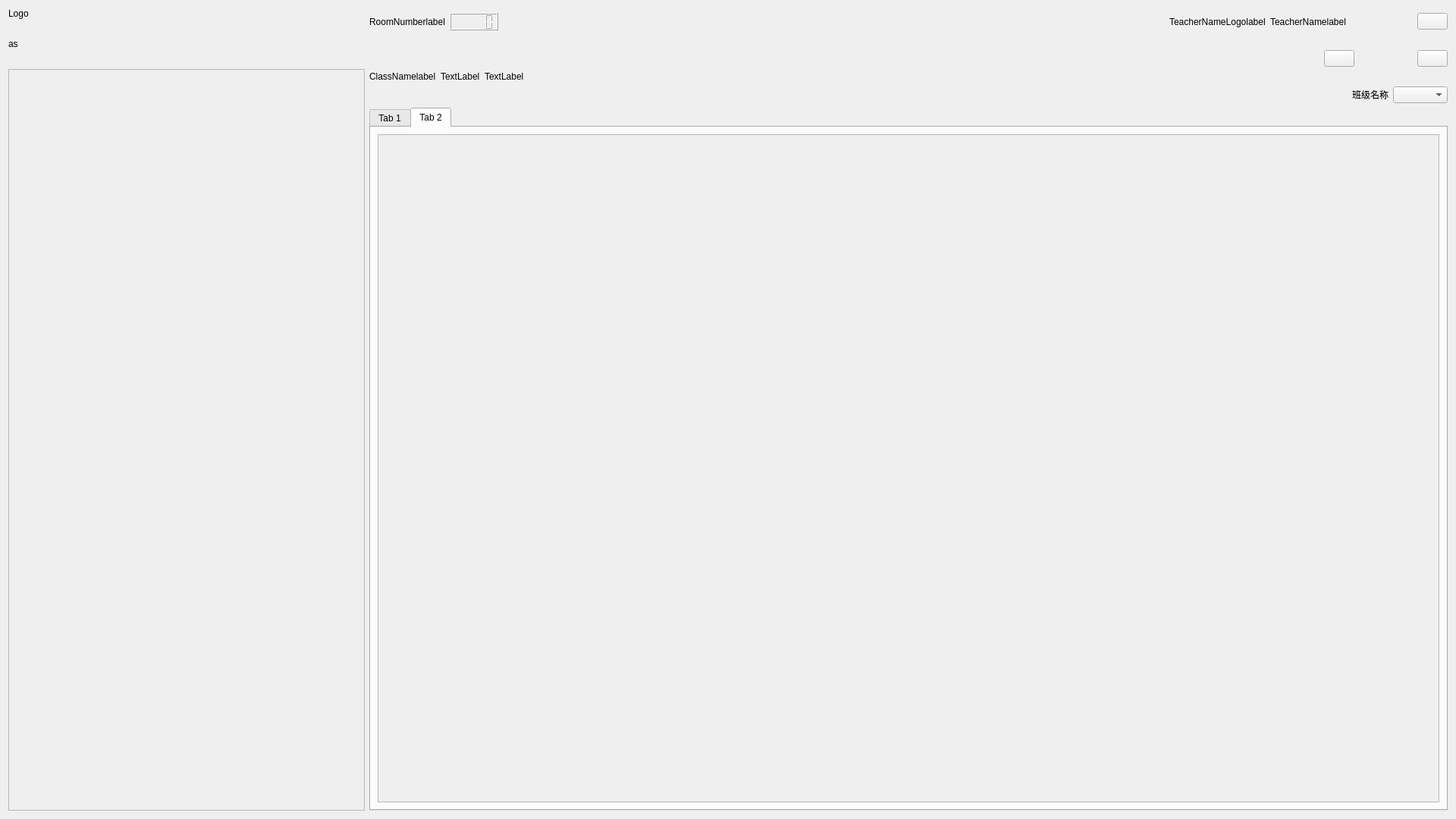
<?xml version="1.0" encoding="UTF-8"?>
<ui version="4.0">
 <class>TeacherForm</class>
 <widget class="QWidget" name="TeacherForm">
  <property name="geometry">
   <rect>
    <x>0</x>
    <y>0</y>
    <width>1920</width>
    <height>1080</height>
   </rect>
  </property>
  <property name="windowTitle">
   <string>Form</string>
  </property>
  <layout class="QGridLayout" name="gridLayout">
   <item row="0" column="0" rowspan="5">
    <layout class="QVBoxLayout" name="verticalLayout">
     <item>
      <widget class="QLabel" name="Logolabel">
       <property name="text">
        <string>Logo</string>
       </property>
      </widget>
     </item>
     <item>
      <spacer name="horizontalSpacer_18">
       <property name="orientation">
        <enum>Qt::Horizontal</enum>
       </property>
       <property name="sizeHint" stdset="0">
        <size>
         <width>40</width>
         <height>20</height>
        </size>
       </property>
      </spacer>
     </item>
     <item>
      <widget class="QLabel" name="TeacherVMStatuslabel">
       <property name="text">
        <string>as</string>
       </property>
      </widget>
     </item>
     <item>
      <spacer name="horizontalSpacer_19">
       <property name="orientation">
        <enum>Qt::Horizontal</enum>
       </property>
       <property name="sizeHint" stdset="0">
        <size>
         <width>40</width>
         <height>20</height>
        </size>
       </property>
      </spacer>
     </item>
     <item>
      <widget class="QScrollArea" name="TeacherscrollArea">
       <property name="lineWidth">
        <number>1</number>
       </property>
       <property name="horizontalScrollBarPolicy">
        <enum>Qt::ScrollBarAsNeeded</enum>
       </property>
       <property name="widgetResizable">
        <bool>true</bool>
       </property>
       <property name="alignment">
        <set>Qt::AlignCenter</set>
       </property>
       <widget class="QWidget" name="Teacher_scrollAreaWidgetContents">
        <property name="geometry">
         <rect>
          <x>0</x>
          <y>0</y>
          <width>467</width>
          <height>966</height>
         </rect>
        </property>
       </widget>
      </widget>
     </item>
    </layout>
   </item>
   <item row="1" column="1" colspan="3">
    <layout class="QHBoxLayout" name="horizontalLayout_2">
     <item>
      <widget class="QLabel" name="RoomNumberlabel">
       <property name="text">
        <string>RoomNumberlabel</string>
       </property>
      </widget>
     </item>
     <item>
      <widget class="QLCDNumber" name="TimelcdNumber"/>
     </item>
     <item>
      <spacer name="horizontalSpacer_22">
       <property name="orientation">
        <enum>Qt::Horizontal</enum>
       </property>
       <property name="sizeHint" stdset="0">
        <size>
         <width>40</width>
         <height>20</height>
        </size>
       </property>
      </spacer>
     </item>
     <item>
      <spacer name="horizontalSpacer_25">
       <property name="orientation">
        <enum>Qt::Horizontal</enum>
       </property>
       <property name="sizeHint" stdset="0">
        <size>
         <width>40</width>
         <height>20</height>
        </size>
       </property>
      </spacer>
     </item>
     <item>
      <spacer name="horizontalSpacer_26">
       <property name="orientation">
        <enum>Qt::Horizontal</enum>
       </property>
       <property name="sizeHint" stdset="0">
        <size>
         <width>40</width>
         <height>20</height>
        </size>
       </property>
      </spacer>
     </item>
     <item>
      <spacer name="horizontalSpacer_30">
       <property name="orientation">
        <enum>Qt::Horizontal</enum>
       </property>
       <property name="sizeHint" stdset="0">
        <size>
         <width>40</width>
         <height>20</height>
        </size>
       </property>
      </spacer>
     </item>
     <item>
      <spacer name="horizontalSpacer_33">
       <property name="orientation">
        <enum>Qt::Horizontal</enum>
       </property>
       <property name="sizeHint" stdset="0">
        <size>
         <width>40</width>
         <height>20</height>
        </size>
       </property>
      </spacer>
     </item>
     <item>
      <spacer name="horizontalSpacer_28">
       <property name="orientation">
        <enum>Qt::Horizontal</enum>
       </property>
       <property name="sizeHint" stdset="0">
        <size>
         <width>40</width>
         <height>20</height>
        </size>
       </property>
      </spacer>
     </item>
     <item>
      <spacer name="horizontalSpacer_31">
       <property name="orientation">
        <enum>Qt::Horizontal</enum>
       </property>
       <property name="sizeHint" stdset="0">
        <size>
         <width>40</width>
         <height>20</height>
        </size>
       </property>
      </spacer>
     </item>
     <item>
      <spacer name="horizontalSpacer_32">
       <property name="orientation">
        <enum>Qt::Horizontal</enum>
       </property>
       <property name="sizeHint" stdset="0">
        <size>
         <width>40</width>
         <height>20</height>
        </size>
       </property>
      </spacer>
     </item>
     <item>
      <spacer name="horizontalSpacer_23">
       <property name="orientation">
        <enum>Qt::Horizontal</enum>
       </property>
       <property name="sizeHint" stdset="0">
        <size>
         <width>40</width>
         <height>20</height>
        </size>
       </property>
      </spacer>
     </item>
     <item>
      <spacer name="horizontalSpacer_3">
       <property name="orientation">
        <enum>Qt::Horizontal</enum>
       </property>
       <property name="sizeHint" stdset="0">
        <size>
         <width>40</width>
         <height>20</height>
        </size>
       </property>
      </spacer>
     </item>
     <item>
      <layout class="QHBoxLayout" name="horizontalLayout">
       <item>
        <widget class="QLabel" name="TeacherNameLogolabel">
         <property name="text">
          <string>TeacherNameLogolabel</string>
         </property>
        </widget>
       </item>
       <item>
        <widget class="QLabel" name="TeacherNamelabel">
         <property name="text">
          <string>TeacherNamelabel</string>
         </property>
        </widget>
       </item>
      </layout>
     </item>
     <item>
      <spacer name="horizontalSpacer_21">
       <property name="orientation">
        <enum>Qt::Horizontal</enum>
       </property>
       <property name="sizeHint" stdset="0">
        <size>
         <width>40</width>
         <height>20</height>
        </size>
       </property>
      </spacer>
     </item>
     <item>
      <widget class="QPushButton" name="BackpushButton">
       <property name="text">
        <string/>
       </property>
      </widget>
     </item>
    </layout>
   </item>
   <item row="2" column="1" colspan="3">
    <spacer name="horizontalSpacer">
     <property name="orientation">
      <enum>Qt::Horizontal</enum>
     </property>
     <property name="sizeHint" stdset="0">
      <size>
       <width>789</width>
       <height>20</height>
      </size>
     </property>
    </spacer>
   </item>
   <item row="3" column="1">
    <layout class="QHBoxLayout" name="horizontalLayout_3">
     <item>
      <widget class="QLabel" name="ClassNamelTitletabel">
       <property name="text">
        <string>ClassNamelabel</string>
       </property>
      </widget>
     </item>
     <item>
      <widget class="QLabel" name="ClassNameLogolabel">
       <property name="text">
        <string>TextLabel</string>
       </property>
      </widget>
     </item>
     <item>
      <widget class="QLabel" name="ClassNamelabel">
       <property name="text">
        <string>TextLabel</string>
       </property>
      </widget>
     </item>
     <item>
      <spacer name="horizontalSpacer_4">
       <property name="orientation">
        <enum>Qt::Horizontal</enum>
       </property>
       <property name="sizeHint" stdset="0">
        <size>
         <width>40</width>
         <height>20</height>
        </size>
       </property>
      </spacer>
     </item>
    </layout>
   </item>
   <item row="3" column="2">
    <spacer name="horizontalSpacer_2">
     <property name="orientation">
      <enum>Qt::Horizontal</enum>
     </property>
     <property name="sizeHint" stdset="0">
      <size>
       <width>40</width>
       <height>20</height>
      </size>
     </property>
    </spacer>
   </item>
   <item row="3" column="3">
    <layout class="QVBoxLayout" name="verticalLayout_3">
     <item>
      <layout class="QHBoxLayout" name="horizontalLayout_4">
       <item>
        <spacer name="horizontalSpacer_7">
         <property name="orientation">
          <enum>Qt::Horizontal</enum>
         </property>
         <property name="sizeHint" stdset="0">
          <size>
           <width>40</width>
           <height>20</height>
          </size>
         </property>
        </spacer>
       </item>
       <item>
        <spacer name="horizontalSpacer_8">
         <property name="orientation">
          <enum>Qt::Horizontal</enum>
         </property>
         <property name="sizeHint" stdset="0">
          <size>
           <width>40</width>
           <height>20</height>
          </size>
         </property>
        </spacer>
       </item>
       <item>
        <spacer name="horizontalSpacer_20">
         <property name="orientation">
          <enum>Qt::Horizontal</enum>
         </property>
         <property name="sizeHint" stdset="0">
          <size>
           <width>40</width>
           <height>20</height>
          </size>
         </property>
        </spacer>
       </item>
       <item>
        <spacer name="horizontalSpacer_6">
         <property name="orientation">
          <enum>Qt::Horizontal</enum>
         </property>
         <property name="sizeHint" stdset="0">
          <size>
           <width>40</width>
           <height>20</height>
          </size>
         </property>
        </spacer>
       </item>
       <item>
        <widget class="QPushButton" name="StartSelfpushButton"/>
       </item>
       <item>
        <spacer name="horizontalSpacer_5">
         <property name="orientation">
          <enum>Qt::Horizontal</enum>
         </property>
         <property name="sizeHint" stdset="0">
          <size>
           <width>40</width>
           <height>20</height>
          </size>
         </property>
        </spacer>
       </item>
       <item>
        <widget class="QPushButton" name="ClassOverpushButton"/>
       </item>
      </layout>
     </item>
     <item>
      <spacer name="horizontalSpacer_24">
       <property name="orientation">
        <enum>Qt::Horizontal</enum>
       </property>
       <property name="sizeHint" stdset="0">
        <size>
         <width>40</width>
         <height>20</height>
        </size>
       </property>
      </spacer>
     </item>
     <item>
      <layout class="QHBoxLayout" name="horizontalLayout_5">
       <item>
        <spacer name="horizontalSpacer_9">
         <property name="orientation">
          <enum>Qt::Horizontal</enum>
         </property>
         <property name="sizeHint" stdset="0">
          <size>
           <width>40</width>
           <height>20</height>
          </size>
         </property>
        </spacer>
       </item>
       <item>
        <widget class="QLabel" name="SetClassNamelabel">
         <property name="text">
          <string>班级名称</string>
         </property>
        </widget>
       </item>
       <item>
        <widget class="QComboBox" name="ClsaaNamecomboBox">
         <property name="sizePolicy">
          <sizepolicy hsizetype="Preferred" vsizetype="Fixed">
           <horstretch>0</horstretch>
           <verstretch>0</verstretch>
          </sizepolicy>
         </property>
        </widget>
       </item>
      </layout>
     </item>
    </layout>
   </item>
   <item row="4" column="1" colspan="3">
    <widget class="QTabWidget" name="ClasstabWidget">
     <property name="currentIndex">
      <number>1</number>
     </property>
     <widget class="QWidget" name="tab">
      <attribute name="title">
       <string>Tab 1</string>
      </attribute>
      <layout class="QGridLayout" name="gridLayout_2">
       <item row="1" column="3">
        <spacer name="horizontalSpacer_16">
         <property name="orientation">
          <enum>Qt::Horizontal</enum>
         </property>
         <property name="sizeHint" stdset="0">
          <size>
           <width>40</width>
           <height>20</height>
          </size>
         </property>
        </spacer>
       </item>
       <item row="1" column="1">
        <widget class="QPushButton" name="LeftpushButton">
         <property name="text">
          <string/>
         </property>
        </widget>
       </item>
       <item row="1" column="4">
        <layout class="QVBoxLayout" name="verticalLayout_4">
         <item>
          <spacer name="verticalSpacer_6">
           <property name="orientation">
            <enum>Qt::Vertical</enum>
           </property>
           <property name="sizeHint" stdset="0">
            <size>
             <width>20</width>
             <height>40</height>
            </size>
           </property>
          </spacer>
         </item>
         <item>
          <spacer name="verticalSpacer_2">
           <property name="orientation">
            <enum>Qt::Vertical</enum>
           </property>
           <property name="sizeHint" stdset="0">
            <size>
             <width>20</width>
             <height>40</height>
            </size>
           </property>
          </spacer>
         </item>
         <item>
          <spacer name="verticalSpacer_5">
           <property name="orientation">
            <enum>Qt::Vertical</enum>
           </property>
           <property name="sizeHint" stdset="0">
            <size>
             <width>20</width>
             <height>40</height>
            </size>
           </property>
          </spacer>
         </item>
         <item>
          <layout class="QHBoxLayout" name="horizontalLayout_7">
           <item>
            <widget class="QLabel" name="ClassNamelabel_1">
             <property name="text">
              <string/>
             </property>
            </widget>
           </item>
           <item>
            <spacer name="horizontalSpacer_34">
             <property name="orientation">
              <enum>Qt::Horizontal</enum>
             </property>
             <property name="sizeHint" stdset="0">
              <size>
               <width>40</width>
               <height>20</height>
              </size>
             </property>
            </spacer>
           </item>
           <item>
            <spacer name="horizontalSpacer_27">
             <property name="orientation">
              <enum>Qt::Horizontal</enum>
             </property>
             <property name="sizeHint" stdset="0">
              <size>
               <width>40</width>
               <height>20</height>
              </size>
             </property>
            </spacer>
           </item>
           <item>
            <widget class="QLabel" name="ClassNamelabel_2">
             <property name="text">
              <string/>
             </property>
            </widget>
           </item>
           <item>
            <spacer name="horizontalSpacer_35">
             <property name="orientation">
              <enum>Qt::Horizontal</enum>
             </property>
             <property name="sizeHint" stdset="0">
              <size>
               <width>40</width>
               <height>20</height>
              </size>
             </property>
            </spacer>
           </item>
           <item>
            <spacer name="horizontalSpacer_29">
             <property name="orientation">
              <enum>Qt::Horizontal</enum>
             </property>
             <property name="sizeHint" stdset="0">
              <size>
               <width>40</width>
               <height>20</height>
              </size>
             </property>
            </spacer>
           </item>
           <item>
            <widget class="QLabel" name="ClassNamelabel_3">
             <property name="text">
              <string/>
             </property>
            </widget>
           </item>
          </layout>
         </item>
         <item>
          <spacer name="verticalSpacer">
           <property name="orientation">
            <enum>Qt::Vertical</enum>
           </property>
           <property name="sizeHint" stdset="0">
            <size>
             <width>20</width>
             <height>40</height>
            </size>
           </property>
          </spacer>
         </item>
         <item>
          <spacer name="verticalSpacer_4">
           <property name="orientation">
            <enum>Qt::Vertical</enum>
           </property>
           <property name="sizeHint" stdset="0">
            <size>
             <width>20</width>
             <height>40</height>
            </size>
           </property>
          </spacer>
         </item>
         <item>
          <layout class="QHBoxLayout" name="horizontalLayout_8">
           <item>
            <spacer name="horizontalSpacer_13">
             <property name="orientation">
              <enum>Qt::Horizontal</enum>
             </property>
             <property name="sizeHint" stdset="0">
              <size>
               <width>40</width>
               <height>20</height>
              </size>
             </property>
            </spacer>
           </item>
           <item>
            <widget class="QPushButton" name="ClassBeginpushButton">
             <property name="text">
              <string/>
             </property>
            </widget>
           </item>
           <item>
            <spacer name="horizontalSpacer_14">
             <property name="orientation">
              <enum>Qt::Horizontal</enum>
             </property>
             <property name="sizeHint" stdset="0">
              <size>
               <width>40</width>
               <height>20</height>
              </size>
             </property>
            </spacer>
           </item>
          </layout>
         </item>
         <item>
          <spacer name="verticalSpacer_3">
           <property name="orientation">
            <enum>Qt::Vertical</enum>
           </property>
           <property name="sizeHint" stdset="0">
            <size>
             <width>20</width>
             <height>40</height>
            </size>
           </property>
          </spacer>
         </item>
        </layout>
       </item>
       <item row="1" column="7">
        <widget class="QPushButton" name="RightpushButton">
         <property name="text">
          <string/>
         </property>
        </widget>
       </item>
       <item row="1" column="5">
        <spacer name="horizontalSpacer_15">
         <property name="orientation">
          <enum>Qt::Horizontal</enum>
         </property>
         <property name="sizeHint" stdset="0">
          <size>
           <width>40</width>
           <height>20</height>
          </size>
         </property>
        </spacer>
       </item>
       <item row="1" column="2">
        <spacer name="horizontalSpacer_10">
         <property name="orientation">
          <enum>Qt::Horizontal</enum>
         </property>
         <property name="sizeHint" stdset="0">
          <size>
           <width>40</width>
           <height>20</height>
          </size>
         </property>
        </spacer>
       </item>
       <item row="1" column="6">
        <spacer name="horizontalSpacer_11">
         <property name="orientation">
          <enum>Qt::Horizontal</enum>
         </property>
         <property name="sizeHint" stdset="0">
          <size>
           <width>40</width>
           <height>20</height>
          </size>
         </property>
        </spacer>
       </item>
       <item row="1" column="8">
        <spacer name="horizontalSpacer_17">
         <property name="orientation">
          <enum>Qt::Horizontal</enum>
         </property>
         <property name="sizeHint" stdset="0">
          <size>
           <width>40</width>
           <height>20</height>
          </size>
         </property>
        </spacer>
       </item>
       <item row="1" column="0">
        <spacer name="horizontalSpacer_12">
         <property name="orientation">
          <enum>Qt::Horizontal</enum>
         </property>
         <property name="sizeHint" stdset="0">
          <size>
           <width>40</width>
           <height>20</height>
          </size>
         </property>
        </spacer>
       </item>
       <item row="2" column="4">
        <spacer name="verticalSpacer_7">
         <property name="orientation">
          <enum>Qt::Vertical</enum>
         </property>
         <property name="sizeHint" stdset="0">
          <size>
           <width>20</width>
           <height>40</height>
          </size>
         </property>
        </spacer>
       </item>
       <item row="0" column="4">
        <spacer name="verticalSpacer_8">
         <property name="orientation">
          <enum>Qt::Vertical</enum>
         </property>
         <property name="sizeHint" stdset="0">
          <size>
           <width>20</width>
           <height>40</height>
          </size>
         </property>
        </spacer>
       </item>
      </layout>
     </widget>
     <widget class="QWidget" name="tab_2">
      <attribute name="title">
       <string>Tab 2</string>
      </attribute>
      <layout class="QGridLayout" name="gridLayout_3">
       <item row="0" column="0">
        <widget class="QScrollArea" name="TerminalscrollArea">
         <property name="widgetResizable">
          <bool>true</bool>
         </property>
         <widget class="QWidget" name="Student_scrollAreaWidgetContents">
          <property name="geometry">
           <rect>
            <x>0</x>
            <y>0</y>
            <width>1401</width>
            <height>863</height>
           </rect>
          </property>
         </widget>
        </widget>
       </item>
      </layout>
     </widget>
    </widget>
   </item>
  </layout>
 </widget>
 <resources/>
 <connections/>
</ui>
